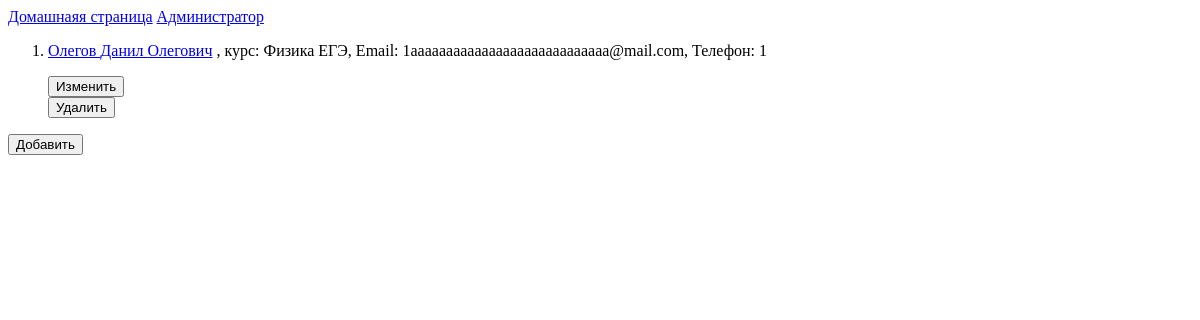
The page /courses/admin/people/ on the database as committed earlier.
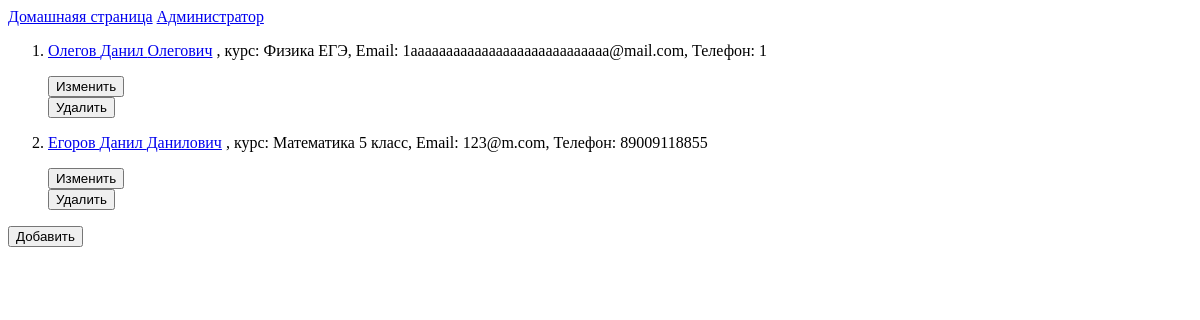
The same page on the database as committed later.
### courses/models.py (models this page shows, shortened)
class Person(models.Model):
    course = models.ForeignKey("Course", on_delete=models.SET_NULL, null=True)
    name = models.CharField(max_length=20, help_text="Имя")
    surname = models.CharField(max_length=30, help_text="Фамилия")
    fathername = models.CharField(max_length=30, help_text="Отчество")
    email = models.EmailField(help_text="Электронная почта")
    phone = models.CharField(max_length=12, help_text="Номер телефона")
    comment = models.TextField(null=True, help_text="Комментарий", blank=True)
    pay = models.BooleanField(default=False, help_text="Есть ли оплата")
    dateofpay = models.DateField(null=True, help_text="Дата оплаты", blank=True)
    def get_absolute_url_admin(self):
        return reverse('admin_person_detail', args=[str(self.id)])
    def get_absolute_url_update(self):
        return reverse('admin_person_update', args=[str(self.id)])
    def get_absolute_url_delete(self):
        return reverse('admin_person_delete', args=[str(self.id)])

class Course(models.Model):
    name = models.CharField(max_length=30, help_text="Название курса")
    num = models.IntegerField(help_text="Количество занятий")
    time = models.IntegerField(help_text="Время одного занятия")
    days = models.CharField(max_length=100, help_text="Дни недели когда будут проходить занятия (через запятую)")
    firstdate = models.DateField(help_text="Дата первого занятия")
    lastdate = models.DateField(help_text="Дата последнего занятия")
    price = models.IntegerField(help_text="Стоимость курса")
    info = models.TextField(help_text="Подробная информацая про курс")
    direction = models.ForeignKey("Direction", on_delete=models.SET_NULL, null=True)
    def __str__(self):
        return self.name

### courses/views.py (the view)
def admin_people(request):
    obj_per = Person.objects.all()
    return render(
        request,
        "admin_people.html",
        context={'people_list': obj_per},
    )

### courses/templates/admin_people.html (shortened to what this page needs)
<!DOCTYPE html>
<html lang="ru">
<head>
</head>
<body>
    <div class="page">
        <div class="info">
            <a href="/courses/">Домашнаяя страница</a>
            <a href="/courses/admin/">Администратор</a>
        </div>
        <div class="people">
            {% if people_list %}
            <ol>
                {% for person in people_list %}
                <li>
                    <p><a href="{{ person.get_absolute_url_admin }}">{{person.surname}} {{person.name}} {{person.fathername}}</a>
                        , курс: {{person.course}}, Email: {{person.email}}, Телефон: {{person.phone}}</p>
                    <form action="{{ person.get_absolute_url_update }}">
                        <button>Изменить</button>
                    </form>
                    <form action="{{ person.get_absolute_url_delete }}">
                        <button>Удалить</button>
                    </form>
                </li>
                {% endfor %}
            </ol>
            {% else %}
                <p>Нет записей о пользователях</p>
            {% endif %}
            <form action="/courses/admin/people/create/">
                <button>Добавить</button>
            </form>
        </div>
    </div>
</body>
</html>

Rows that differ between the two databases and show on the page:
added Person: surname "Егоров", name "Данил", fathername "Данилович", course "Математика 5 класс", email "123@m.com", phone "89009118855"
